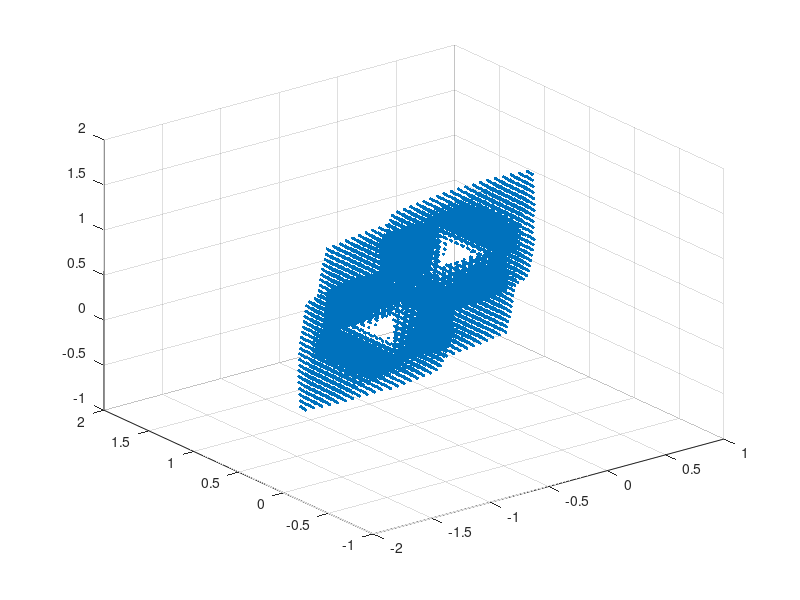

MATLAB code to generate this figure:
clear all; clc;

nki = 31;
FermiE = 13.3641;
b1 = [-1.000000 -1.000000  1.000000];
b2 = [1.000000  1.000000  1.000000];
b3 = [-1.000000  1.000000 -1.000000];

if 0
	band_raw = load('copper_fs2mat.bxsf');
	ncolumn = 6;
	npoint = floor(nki^3/ncolumn);
	band = zeros(ncolumn*npoint,1);
	for ii = 1:npoint
		band((ii-1)*ncolumn+1:ii*ncolumn) = band_raw(ii,:)';
	end
save('copper_band6.mat','band')
end

load('copper_band6.mat');


band = abs(band - FermiE);
thres = 1.8;
band(band>thres)=0;
nkFS = sum(band~=0);

nkIndex = zeros(nkFS,4);
bandtmp = (band~=0).*[1:size(band,1)]';
nkIndex(:,4) = bandtmp(bandtmp~=0);
nkIndex(:,1) = mod(nkIndex(:,4),nki);
nkIndex(:,2) = mod((nkIndex(:,4)-nkIndex(:,1))/nki,nki);
nkIndex(:,3) = (nkIndex(:,4)-nkIndex(:,1)-nkIndex(:,2)*nki)/nki^2;

klocation = kron(nkIndex(:,1),b1/nki)+kron(nkIndex(:,2),b2/nki)+kron(nkIndex(:,3),b3/nki);

clf; fig = figure(1)
scatter3(klocation(:,1),klocation(:,2),klocation(:,3),5,'filled')